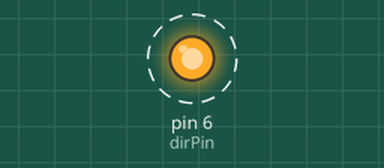
Recording of a sketch running on a simulated Arduino Uno, built with avr-gcc and run on an emulated ATmega328P. Parts: output pins drawn as LEDs (lit = HIGH). Dashed ring = blinking. Pins used as bus, display or sensor lines are not drawn.

Above: at 0.2 s.
Timing chart, 0 to 3.0 s (numbered marks = the images above):
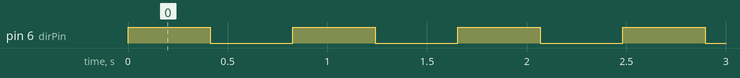

The sketch:

sketch_nov15a.ino
```cpp
int dirPin = 6;
int stepperPin = 7;
void setup() {
  pinMode(dirPin, OUTPUT);
  pinMode(stepperPin, OUTPUT);
}
void loop(){
  digitalWrite(dirPin, HIGH);
  for(int i=0;i<2000;i++){
  digitalWrite(stepperPin, HIGH);
  delayMicroseconds(100);
  digitalWrite(stepperPin, LOW);
  delayMicroseconds(100);
  }
  digitalWrite(dirPin, LOW);
  for(int i=0;i<2000;i++){
  digitalWrite(stepperPin, HIGH);
  delayMicroseconds(100);
  digitalWrite(stepperPin, LOW);
  delayMicroseconds(100);
  }
}
```

Measured:
- by itself, pin 6 (dirPin): alternates HIGH for 0.41 s and LOW for 0.41 s
